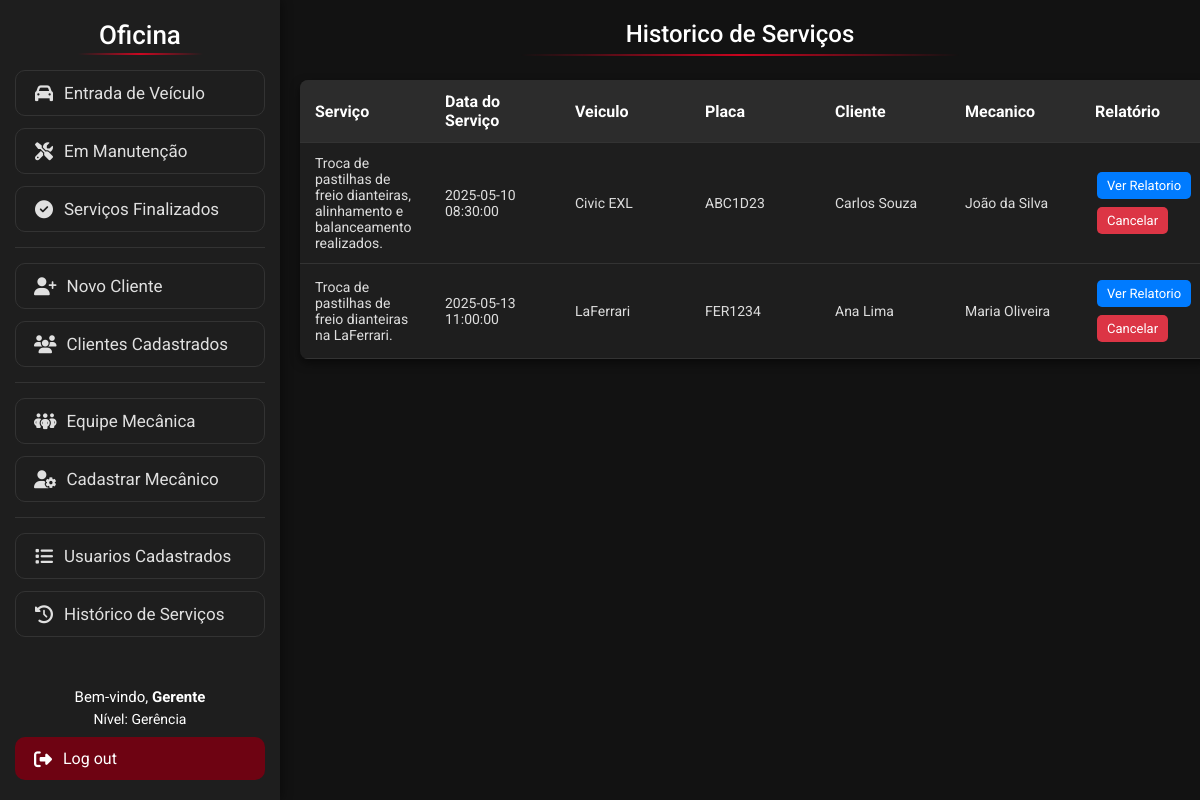
Before: /Visao/ListarServicos.php (signed in) with the older database file.
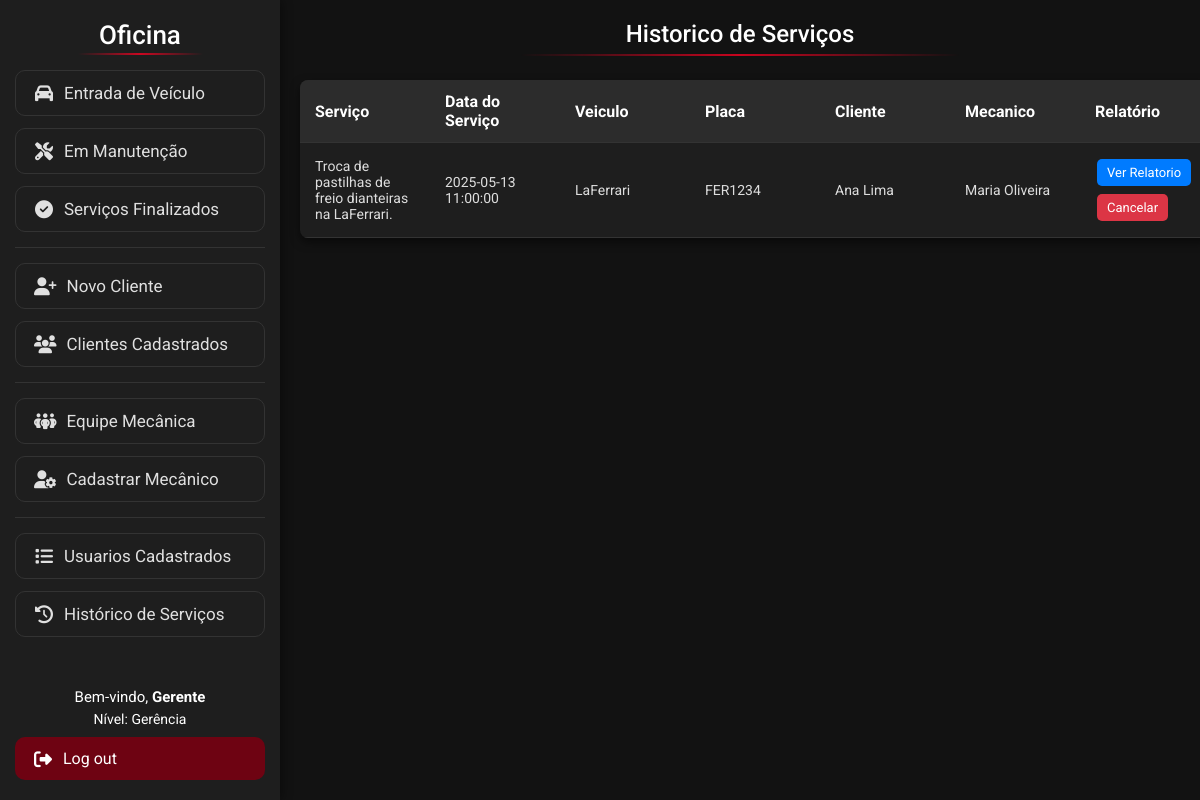
After: the same page with the newer database file.
### tables this page shows
create table servico (
idServico int auto_increment primary key,
idMecanico int,
idCarro int,
descricao TEXT,
dataServico datetime default current_timestamp,

foreign key (idMecanico) references mecanico(idMecanico),
foreign key (idCarro) references carro(idCarro)
);

create table carro (
idCarro int auto_increment primary key,
idCliente int,
modelo varchar(120) not null,
fabricante varchar(40) not null,
ano smallint not null check (ano >= 1886),
placa varchar(80) not null unique,
cor varchar(50) not null,
caracteristicas TEXT,
imagem VARCHAR(255),
status ENUM('Manutencao', 'Finalizado') DEFAULT 'Manutencao',
dataCadastro datetime default current_timestamp,

foreign key (idCliente) references cliente(idCliente)
);

create table cliente (
idCliente int auto_increment primary key,
nome varchar(80) not null,
telefone varchar(80) not null,
email varchar(120) not null,
cpf varchar(14) not null unique,
endereco varchar(200) not null,
dataCadastro datetime default current_timestamp
);

create table mecanico (
idMecanico int auto_increment primary key,
nome varchar(80) not null,
telefone varchar(20) not null,
dataCadastro datetime default current_timestamp
);

### Modelo/DAO/ClassServicoDAO.php (called while the page is built, shortened)
<?php
class ClassServicoDAO
{
    public function listarServicosJoin()
    {
        try {
            $pdo = Conexao::getInstance();
            $sql = "SELECT s.descricao,
            s.dataServico,
            s.idServico,
            c.modelo,
            c.placa,
            cli.nome,
            mec.nome as mecanico
            from servico s
            inner join carro c on s.idCarro = c.idCarro
            inner join cliente cli on c.idCliente = cli.idCliente
            inner join mecanico mec on s.idMecanico = mec.idMecanico;";
            $stmt = $pdo->prepare($sql);
            $stmt->execute();
            return $stmt->fetchAll(PDO::FETCH_ASSOC);
        } catch (PDOException $exc) {
            echo $exc->getMessage();
        }
    }
}

### Visao/ListarServicos.php (the view, shortened to what this page needs)
<!DOCTYPE html>
<html lang="pt-BR">
<head>
    <link rel="stylesheet" href="css/lista.css">
</head>
<body>
    <?php
    include 'Menu.php';
    ?>
    <h1 class="titulo">Historico de Serviços</h1>
    <table class="tabela-clientes">
        <thead>
            <tr>
                <th>Serviço</th>
                <th>Data do Serviço</th>
                <th>Veiculo</th>
                <th>Placa</th>
                <th>Cliente</th>
                <th>Mecanico</th>
                <th>Relatório</th>
            </tr>
        </thead>
        <tbody>
            <?php
            require_once "../Modelo/DAO/ClassServicoDAO.php";
            $classServicoDAO = new ClassServicoDAO();
            $servicos = $classServicoDAO->listarServicosJoin();
            foreach ($servicos as $servico) {
                echo '<tr>';
                echo '<td>' . $servico['descricao'] . '</td>';
                echo '<td>' . $servico['dataServico'] . '</td>';
                echo '<td>' . $servico['modelo'] . '</td>';
                echo '<td>' . $servico['placa'] . '</td>';
                echo '<td>' . $servico['nome'] . '</td>';
                echo '<td>' . $servico['mecanico'] . '</td>';
                echo '<td>
                <a href="ListarRelatorio.php?idex=' .$servico['idServico'] . '"class="btn btn-editar">Ver Relatorio</a>
                  <a href="../Controle/ExcluirServico.php?idex=' .$servico['idServico'] . '"class="btn btn-excluir">Cancelar</a>
                </td>';
                echo '</tr>';
            }
            ?>
        </tbody>
    </table>
</body>
</html>

### Visao/Menu.php (shortened to what this page needs)
<?php
$nivel = $_SESSION['nivel'];
?>
<!DOCTYPE html>
<html lang="en">
<head>
    <link rel="stylesheet" href="css/menu.css">
    <link rel="stylesheet" href="https://cdnjs.cloudflare.com/ajax/libs/font-awesome/6.4.0/css/all.min.css">
</head>
<body>
    <div class="sidebar">
        <h1>Oficina</h1>
        <ul>
            <li><a href="CadastroCarro.php" class="menu-button"><i class="fas fa-car"></i> Entrada de Veículo</a></li>
            <li><a href="ListarCarros.php" class="menu-button"><i class="fas fa-tools"></i> Em Manutenção</a></li>
            <li><a href="ListarFinalizados.php" class="menu-button"><i class="fas fa-check-circle"></i> Serviços Finalizados</a></li>
            <hr>
            <li><a href="CadastroCliente.php" class="menu-button"><i class="fas fa-user-plus"></i> Novo Cliente</a></li>
            <li><a href="ListarClientes.php" class="menu-button"><i class="fas fa-users"></i> Clientes Cadastrados</a></li>
            <hr>
            <li><a href="ListarMecanicos.php" class="menu-button"><i class="fa-solid fa-people-group"></i> Equipe Mecânica</a></li>
            <?php if ($nivel == 1) { ?>
                <li><a href="CadastroMecanico.php" class="menu-button"><i class="fas fa-user-cog"></i> Cadastrar Mecânico</a></li>
            <?php } ?>
            <hr>
            <?php if ($nivel == 1) { ?>
                <li><a href="ListarUsuarios.php" class="menu-button"><i class="fa-solid fa-list"></i> Usuarios Cadastrados</a></li>
            <?php } ?>
            <li><a href="ListarServicos.php" class="menu-button"><i class="fas fa-history"></i> Histórico de Serviços</a></li>
        </ul>
        <div class="user-info">
            <p>Bem-vindo, <strong><?php echo ucfirst($_SESSION['login']); ?></strong></p>
            <p style="font-size: 14px;">
                Nível: <?php echo ($nivel == 1) ? "Gerência" : "Atendimento"; ?>
            </p>
            <a href="../Controle/ControleUsuario.php?ACAO=sair" class="logout-button">
                <i class="fas fa-sign-out-alt"></i> Log out
            </a>
        </div>
    </div>
</body>
</html>

### Visao/css/lista.css (style rules this page uses)
* { box-sizing: border-box; font-family: 'Roboto', sans-serif; margin: 0; padding: 0; }
body { background-color: #121212; color: #e0e0e0; padding: 20px; margin-left: 280px; }
.titulo { color: white; margin-bottom: 1.5rem; font-weight: 500; font-size: 24px; text-align: center; position: relative; padding-bottom: 0.5rem; }
.titulo::after { content: ''; position: absolute; bottom: 0; left: 25%; width: 50%; height: 2px; background: linear-gradient(90deg, transparent, #ff0022c4, transparent); }
.tabela-clientes { width: 100%; min-width: 600px; border-collapse: collapse; background-color: #1e1e1e; border-radius: 8px; overflow: hidden; box-shadow: 0 4px 10px rgba(0, 0, 0, 0.5); }
.tabela-clientes th, .tabela-clientes td { padding: 12px 15px; text-align: left; border-bottom: 1px solid #333; word-wrap: break-word; }
.tabela-clientes th { background-color: #2c2c2c; color: #ffffff; }
.tabela-clientes td { color: #dddddd; font-size: 14px; min-width: 130px; }
.btn { padding: 6px 10px; border: none; border-radius: 5px; cursor: pointer; font-size: 13px; margin: 4px 2px; display: inline-block; white-space: nowrap; text-align: center; }
.btn-editar { background-color: #007bff; color: white; text-decoration: none; }
.btn-excluir { background-color: #dc3545; color: white; text-decoration: none; }

### Visao/css/menu.css (style rules this page uses)
.sidebar { position: fixed; top: 0; left: 0; height: 100vh; width: 280px; background-color: #1e1e1e; padding: 20px 15px; display: flex; flex-direction: column; box-shadow: 2px 0 10px rgba(0, 0, 0, 0.4); box-sizing: border-box; font-family: 'Roboto', sans-serif; overflow-y: auto; }
.sidebar h1 { color: white; text-align: center; font-size: 26px; margin-bottom: 20px; position: relative; font-weight: 500; }
.sidebar h1::after { content: ''; position: absolute; bottom: -5px; left: 25%; width: 50%; height: 2px; background: linear-gradient(90deg, transparent, #ff0022c4, transparent); }
.sidebar ul { list-style: none; padding: 0; margin: 0; flex-grow: 1; }
.sidebar li { margin-bottom: 12px; }
.menu-button { display: flex; align-items: center; justify-content: flex-start; gap: 10px; width: 100%; padding: 12px 18px; background-color: transparent; border: 1px solid #333; border-radius: 10px; color: #e0e0e0; font-size: 17px; text-align: left; text-decoration: none; transition: all 0.2s ease; box-sizing: border-box; }
.menu-button i { min-width: 20px; text-align: center; font-size: 18px; }
.sidebar hr { border: none; border-top: 1px solid #333; margin: 15px 0; }
.user-info { text-align: center; margin-top: 10px; }
.user-info p { color: white; font-size: 15px; margin: 5px 0; }
.logout-button { display: flex; align-items: center; justify-content: flex-start; gap: 10px; width: 100%; padding: 12px 18px; background-color: #6e0312; color: white; border: none; border-radius: 10px; text-decoration: none; font-size: 16px; margin-top: 10px; transition: 0.2s; box-sizing: border-box; }
.logout-button i { min-width: 20px; text-align: center; font-size: 18px; }
.sidebar { scrollbar-width: thin; scrollbar-color: rgba(255, 0, 34, 0.5) transparent; }

Changed rows visible on the page:
removed servico: descricao "Troca de pastilhas de freio dianteiras, alinhamento e balanceamento realizados.", dataServico "2025-05-10 08:30:00", idCarro.modelo "Civic EXL", idCarro.placa "ABC1D23", cliente.nome "Carlos Souza", idMecanico.nome "João da Silva"
